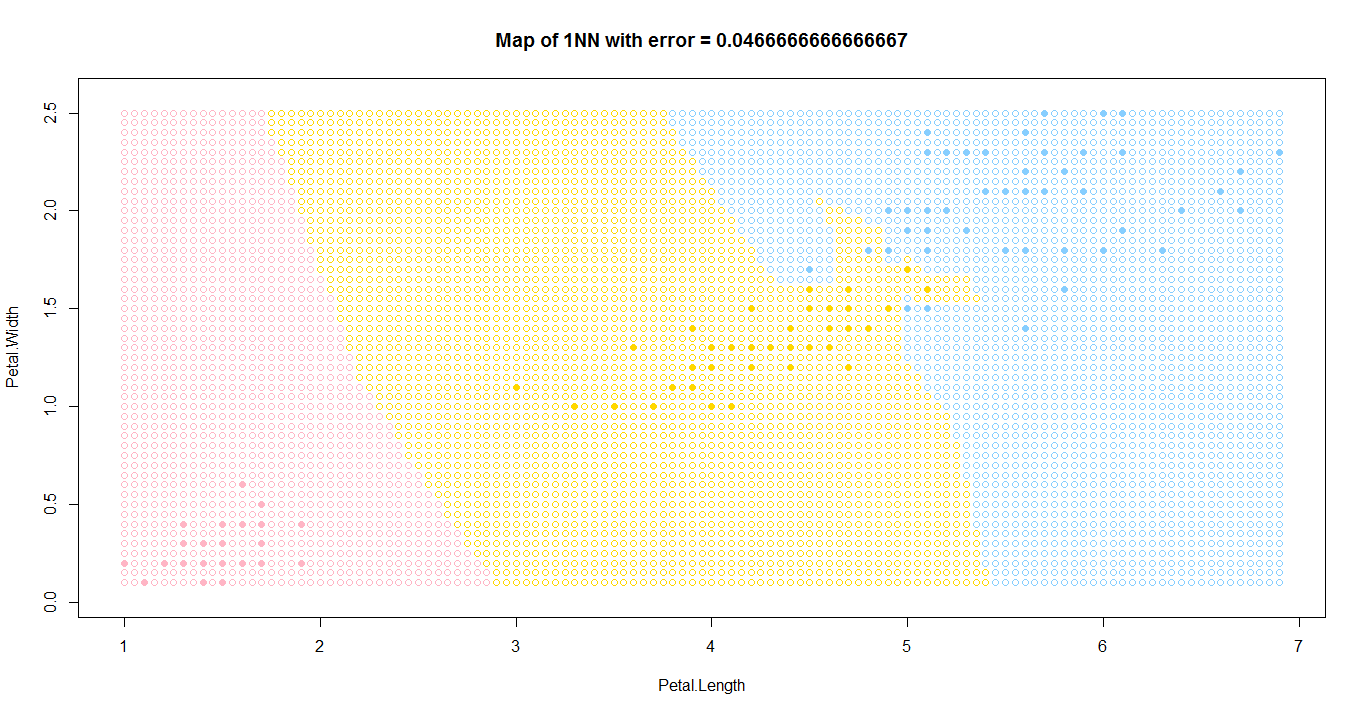

The R source for this figure:
colors <- c("setosa"="pink1","versicolor"="gold","virginica"="skyblue1")
parOne <- 3   #чтобы можно было легко поменять параметры
parTwo <- 4
titles <- dimnames(iris)[2]
xname <- titles[[1]][parOne]   #названия для подписей на карте
yname <- titles[[1]][parTwo]


eucDist <- function(u,v) {  #функция расстояния между парой точек
  return (sqrt(sum((u-v)^2)))
}


sortObjbyDist <- function(xl,z,metricFunc=eucDist) {  #функция сортировки массива по расстоянию до z
  l <- dim(xl)[1]
  n <- dim(xl)[2]-1
  dist <- matrix(NA,l,2)
  for (i in 1:l) {
    dist[i, ] <- c(i, metricFunc(xl[i,1:n],z))  #создание списка пар (номер объекта, расстояние до z)
  }
  orderedXl <- xl[order(dist[ ,2]), ]   #сортировка списка объектов
  return (orderedXl)
}


kNN <- function(xl,z) {   #функция выбора класса методом 1NN
  orderedXl <- sortObjbyDist(xl,z)
  n <- dim(orderedXl)[2]-1
  counts <- table(orderedXl[1,n+1])
  class <- names(which.max(counts))   #выбирает класс ближайшего объекта
  return (class)
}


determKNN_LOO <- function(xl) {   #определение оптимального k методом LOO
  l <- dim(xl)[1]
  n <- dim(xl)[2]-1
  maxK <- l-1
  errorForK <- 0
  for (i in 1:l) {  #перебираем каждый элемент
    obj <- xl[i, ]
    newXl <- xl[-i, ]  #убираем его из выборки
    z <- obj[1:n]
    class <- kNN(newXl,z)
    if (class!=obj[n+1]) {
      errorForK <- errorForK+1/l
    }
  }
  return (errorForK)
}


main <- function() {
  xl <- iris[ ,c(parOne,parTwo,5)]   #построение выборки
  xMin <- xl[which.min(xl[ ,1]),1]   #нахождение минимального и максимальнго иксов
  xMax <- xl[which.max(xl[ ,1]),1]
  X <- seq(from=xMin,to=xMax,by=0.05)   #список всех иксов на карте
  xLen <- length(X)
  yMin <- xl[which.min(xl[ ,2]),2]   #нахождение минимального и максимального игриков
  yMax <- xl[which.max(xl[ ,2]),2]
  Y <- seq(from=yMin,to=yMax,by=0.05)   #список всех игриков на карте
  yLen <-length(Y)
  flowers <- matrix(NA,xLen,yLen)
  positions <- matrix(NA,xLen*yLen,2)
  optK <- determKNN_LOO(xl)   #находим оптимальное k
  cnt <- 1
  for (i in 1:yLen) {
    print(Y[i])
    for (j in 1:xLen) {
      z <- c(X[j],Y[i])
      positions[cnt, ] <- z   #запоминаем координаты объекта
      flowers[j,i] <- kNN(xl,z)   #находим предположительный класс методом kNN
      cnt <- cnt+1
    }
  }
  title <- paste("Map of 1NN with error =",optK)
  plot(positions,pch=1,bg="white",col=colors[flowers],asp=1,main=title,xlab=xname,ylab=yname)
  points(iris[ ,c(parOne,parTwo)],pch=21,bg=colors[iris$Species],col=colors[iris$Species],asp=1)
}
main()
